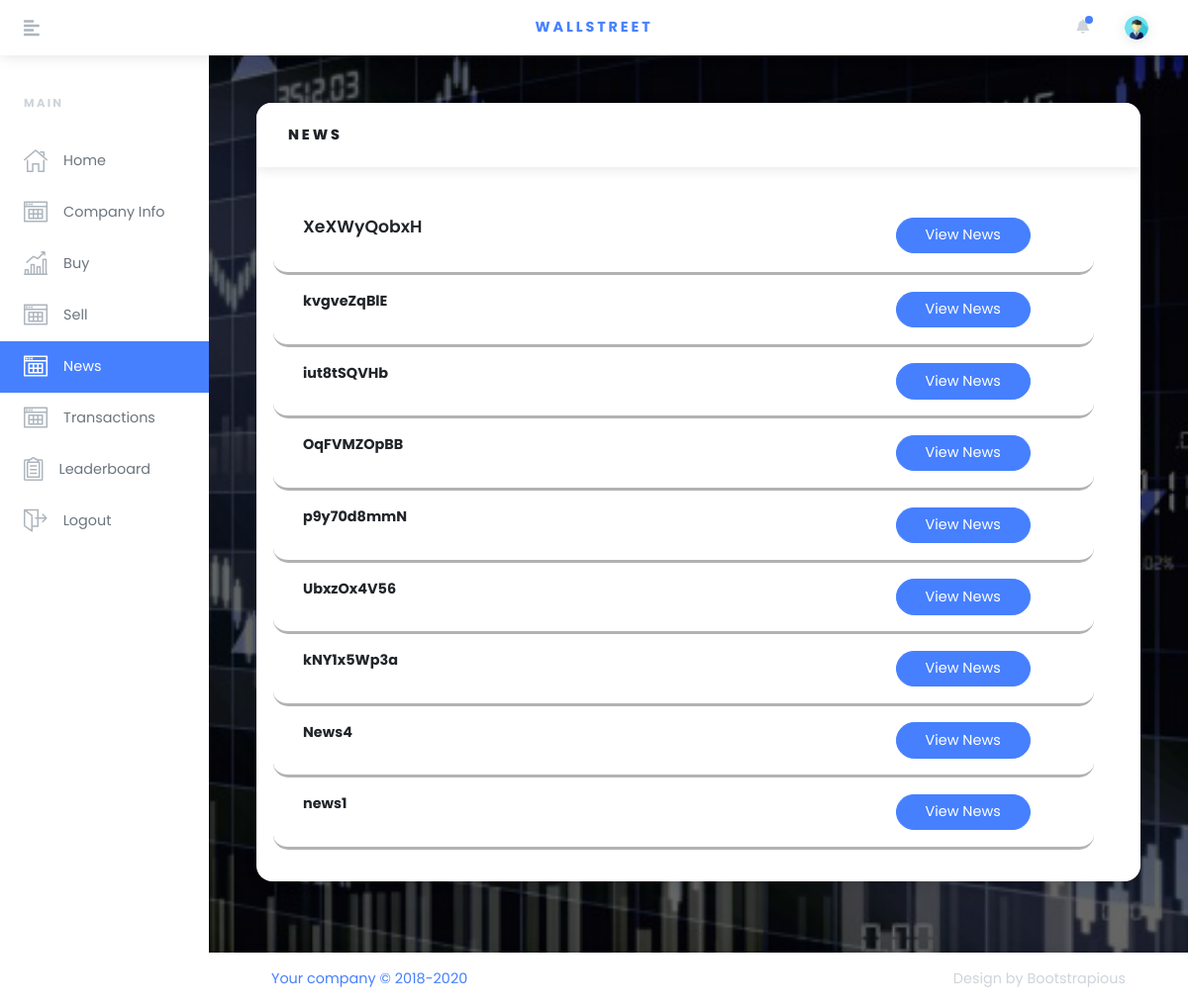
Page /news/ (signed in) on the earlier database version.
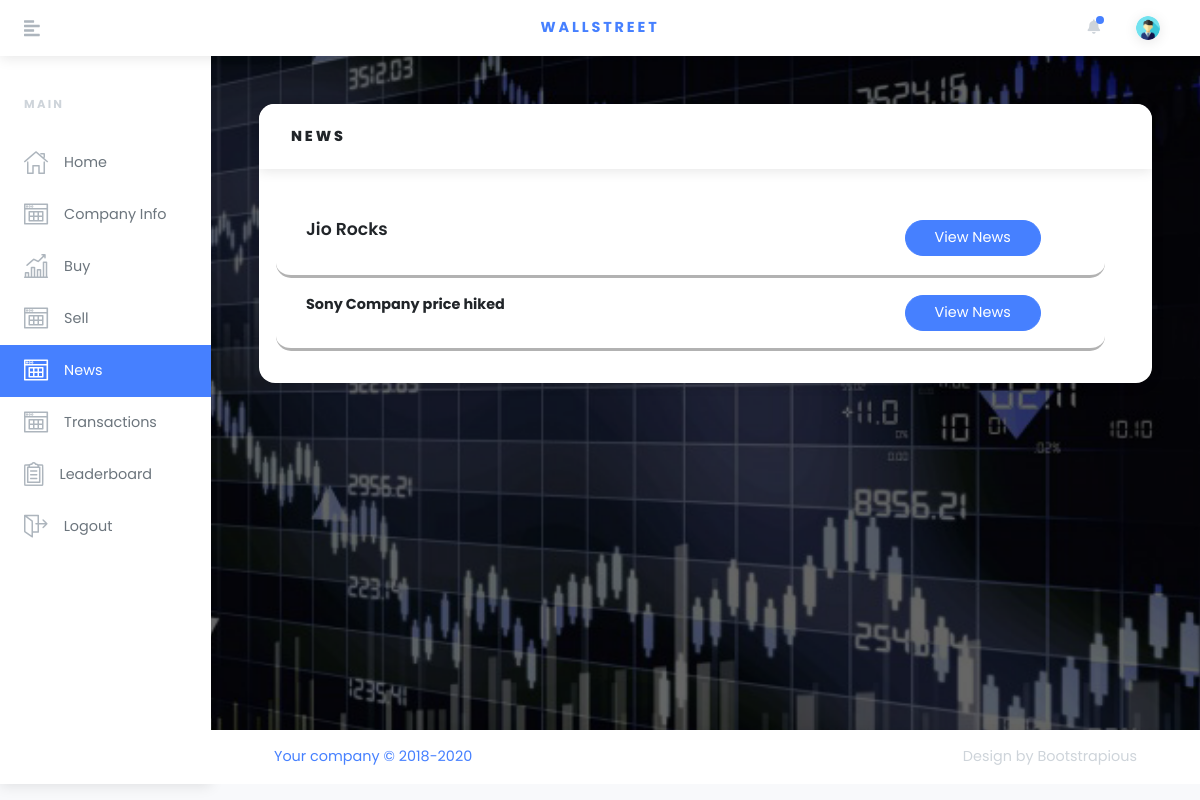
Same page on the later database version.
### bazaar/models.py (models this page shows)
class News(models.Model):
    title = models.CharField(max_length=50)
    description = models.CharField(max_length=200)

### bazaar/views.py (the view)
# urls.py: path('news/', views.NewsView.as_view(), name='news'),
class NewsView(View):
    template = 'bazaar/news.html'
    def get(self, request):
        profile = Profile.objects.filter(user=User.objects.get(username=request.user)).first()
        sensex = Global.objects.filter(pk=1).first().sensex
        news = News.objects.all()
        context = {"profile": profile, "sensex": sensex, "news":news[::-1]}
        return render(request, self.template, context)

### bazaar/templates/bazaar/news.html (shortened to what the changed rows need)
{% load static %}
<!DOCTYPE html>
<html>
  <head>
    <link rel="stylesheet" href="{% static 'bazaar/vendor/bootstrap/css/bootstrap.min.css'%}">
    <link rel="stylesheet" href="https://use.fontawesome.com/releases/v5.3.1/css/all.css">
    <link rel="stylesheet" href="{% static 'bazaar/css/orionicons.css'%}">
    <link rel="stylesheet" href="{% static 'bazaar/css/style.default.css'%}" id="theme-stylesheet">
    <link rel="stylesheet" href="{% static 'bazaar/css/custom.css'%}">
  </head>
  <body>
    <div class="d-flex align-items-stretch">
      <div class="page-holder w-100 d-flex flex-wrap">
        <div class="container-fluid px-xl-5">
          <section class="py-5">
            <div class="row">
              <div class="col-lg-12 mb-4">
                <div class="card">
                  <div class="card-body">
                    {% for n in news %}
                    <div class="row d-flex justify-content-around align-items-center p-3" style="width: 100%;border-bottom:3px solid rgba(0,0,0,0.3);border-radius: 15px;" >
                      <div class="col-lg-9">
                        <div class="form-group">
                            <div class="input-group-append">
                              {% if n == news.0 %}
                                <big type="text" style="font-weight: 600">{{ n.title }}</big>
                              {% else %}
                                <strong type="text" style="...">{{ n.title }}</strong>
                              {% endif %}
                            </div>
                          </div>
                      </div>
                      <div class="col-lg-3">
                        <button type="button" id={{n.pk}} data-toggle="modal" data-target="#myModal{{n.pk}}" class="btn btn-primary ml-auto">View News </button>
                      </div>
                    </div>
                    {% endfor %}
                  </div>
                </div>
              </div>
            </div>
          </section>
        </div>
      </div>
    </div>

Differences in the rows shown:
removed News: title "XeXWyQobxH"
removed News: title "kvgveZqBlE"
removed News: title "iut8tSQVHb"
removed News: title "OqFVMZOpBB"
removed News: title "p9y70d8mmN"
removed News: title "UbxzOx4V56"
removed News: title "kNY1x5Wp3a"
removed News: title "News4"
removed News: title "news1"
added News: title "Jio Rocks"
added News: title "Sony Company price hiked"
